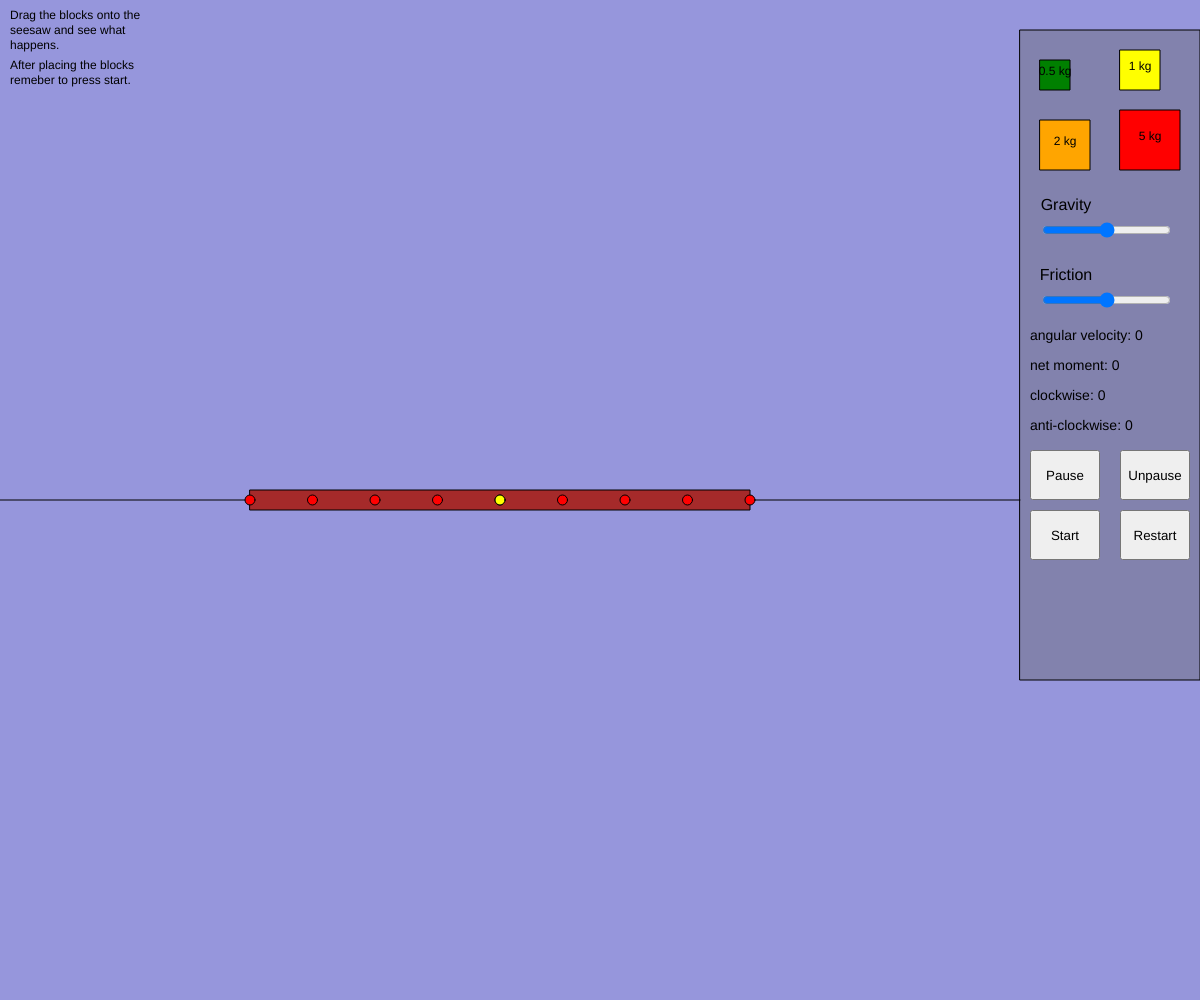
Frame 1 (no input)
Frame 60 (no input): identical to frame 1, image omitted
Frame 120 (the mouse pressed at the canvas centre since frame 60): identical to frame 1, image omitted

The p5.js sketch that drew this single still picture (run headless with seeded random() and noise() and a simulated clock; from frame 60 on, the mouse is pressed at the canvas centre):

// p5.js sketch
// ── sketch.js
//general varibles
let pivot;
let blockNum = 5;
let blocks = [];
let joints = [];
let draggingBlock = false;
let offset = 200;
let start = false;

//toolbar variables
let button1;
let button2;
let button3;
let button4;
let gravitySlider;
let gravity;
let frictionSlider;
let friction;

//math variables 
let ang = 0;
let angVel = 0;
let angAccel = 0;
let netForce = 0;
let clockwiseMoments = 0;
let antiClockwiseMoments = 0;
let balanced;

function setup() {
  createCanvas(windowWidth, windowHeight);
  //pivot in centre of the simulation area(excluding toolbar area)
  pivot = new Joint("yellow", (width - offset) / 2, height / 2);
  //buttons for blocks
  button1 = new Button("green", width - 160, 60, 30, 30, 0.5);
  button2 = new Button("yellow", width - 80, 50, 40, 40, 1);
  button3 = new Button("orange", width - 160, 120, 50, 50, 2);
  button4 = new Button("red", width - 80, 110, 60, 60, 5);
  //sliders for different forces
  gravitySlider = createSlider(0,20,10);
  gravitySlider.position(width - 160, 220);
  frictionSlider = createSlider(0,20,10);
  frictionSlider.position(width - 160, 290);
  friction = frictionSlider.value;
  //control buttons
  let startButton = createButton("Start");
  startButton.size(70, 50);
  startButton.position(width - 170, 650 - 140);
  startButton.mousePressed(function () {
    gravity = gravitySlider.value();//define forces based on inputs
    friction = frictionSlider.value()/10000;
    start = true;
  });
  
  let restartButton = createButton("Restart");
  restartButton.size(70, 50);
  restartButton.position(width - 80, 650 - 140);
  restartButton.mousePressed(function () {
    //restart resets everything
    start = false;
    balanced = false;
    netForce = 0;
    clockwiseMoments = 0;
    antiClockwiseMoments = 0;
    ang = 0;
    angVel = 0;
    angAccel = 0;
  });
  
  let pauseButton = createButton("Pause");
  pauseButton.size(70, 50);
  pauseButton.position(width - 170, 650 - 200);
  pauseButton.mousePressed(function(){
    //pause button stops the draw loop
    noLoop()
  })
  let unpauseButton = createButton("Unpause");
  unpauseButton.size(70, 50);
  unpauseButton.position(width - 80, 650 - 200);
  unpauseButton.mousePressed(function(){
    //unpause button restarts the draw loop
    loop()
  })
}

function draw() {
  background(150, 150, 220);
  toolBar();
  line(0, height / 2, width - 180, height / 2);//line for reference
  fill("yellow")
  arc((width-offset)/2,height/2,50,50,0,ang,PIE)//rotational angle measured ()
  
  push();
  translate(pivot.pos.x, pivot.pos.y);//origin at pivot
  rotate(ang);
  seeSaw(((width - offset) * 1) / 2);//seesaw occupies 3/4 width of simualtion area
  translate(0-(width-200)/2, 0-height/2);//translate back to original origin for block pos
  if (blocks.length > 0) {
    for (let i = 0; i < blockNum; i++) {
      if (i < blocks.length) {
        blocks[i].display();//draw blocks
      }
    }
  }
  pop();
  
  if (balanced){
    //if balanced show message
    fill(color(100,220,100))
    textSize(30)
    text("Perfectly Balanced",(width-offset)/2,height/4)
    textSize(12)
  }
  pivot.display();//draw pivot
}

function seeSaw(rectWidth) {
  fill("brown");
  rectMode(CENTER);
  rect(0, 0, rectWidth, 20);
  for (i = 0; i < 9; i++) {
    joints.push(new Joint("red", 0 - rectWidth / 2 + (rectWidth / 8) * i, 0));//attach 9 joints to evenly on seesaw (divides seesaw into 8 parts)
    joints[i].display();
  } 

  if (start == true) {
    if (blocks.length > 0) {
      for (let i = 0; i < blockNum; i++) {
        if (i < blocks.length) {
          blocks[i].calculate(gravity);//calculate everything at the start
        
          netForce += blocks[i].forceApplied;//netForce to determine final direction(clockwise or anti-clockwise) and magnitude (how fast seesaw rotates) by adding all blocks forceApplied together
          if (blocks[i].forceApplied > 0){
            clockwiseMoments += blocks[i].forceApplied;
          } else if (blocks[i].forceApplied < 0) {
            antiClockwiseMoments += blocks[i].forceApplied;
          }
          angAccel = (netForce/50000)/blocks[i].mass; //acceleration = force/mass
        }
      }
    }
    
    if (netForce == 0) {
        balanced = true;//if no acceleration its balanced
    }
    
    //force acting on angles
    angVel += angAccel;
    ang += angVel;
    
    //friction slows down seesaw
    angVel = angVel * (1 - friction);
    netForce = netForce * (1 - friction);
    clockwiseMoments = clockwiseMoments * (1 - friction);
    antiClockwiseMoments = antiClockwiseMoments * (1 - friction);
   }
}

function mouseDragged() {
  if (start == false) {
    //if currently not dragging block
    if (!draggingBlock) {
      //button detects mouse click
      if (button1.detect()) {
        //button spawns a new block at mouse pos into blocks array
        blocks.push(new Block("green", 30, 30, mouseX - 15, mouseY - 15,0.5));
        draggingBlock = true;
      } else if (button2.detect()) {
        blocks.push(new Block("yellow", 40, 40, mouseX - 20, mouseY - 20,1));
        draggingBlock = true;
      } else if (button3.detect()) {
        blocks.push(new Block("orange", 50, 50, mouseX - 25, mouseY - 25,2));
        draggingBlock = true;
      } else if (button4.detect()) {
        blocks.push(new Block("red", 60, 60, mouseX - 30, mouseY - 30,5));
        draggingBlock = true;
      }
    }

    //Check for blocks
    if (blocks.length > 0) {
      for (let i = 0; i < blockNum; i++) {
        if (i < blocks.length) {
          blocks[i].drag();//drag already existing blocks when mouse come into contact with them
          if (blocks[i].drag()){//check only if current block is dragged
            blocks[i].joinJoints();//join block to joint after dragging block to that joint
          }
        }
      }
    }
  }
}

function mouseReleased() {
  draggingBlock = false;//no longer dragging when mouse released
  for (i=0;i<blockNum;i++){
    if (i<blocks.length){
      if (blocks[i].connectedTo == null){
        //if blocks not connected to a joint when mouse is released
        blocks.splice(i,1);//delete block
      }
    }
  }
}

function toolBar() {
  rectMode(CORNER);
  fill(100, 100, 100, 100);
  rect(width - 180, 30, 180, 650);//toolbar area
  //buttons for blocks
  button1.display();
  button2.display();
  button3.display();
  button4.display();
  textSize(16);
  //labels
  text("Gravity", width - 134, 210);
  text("Friction", width - 134, 280);
  textAlign(LEFT);
  textSize(14)
  text(`angular velocity: ${round(degrees(angVel) * 10)}`, width - 170, 340);
  text(`net moment: ${round(netForce)}`, width - 170, 370);
  netForce = 0;//reset force after displaying it
  text(`clockwise: ${round(abs(clockwiseMoments))}`, width - 170, 400);
  clockwiseMoments = 0;
  text(`anti-clockwise: ${round(abs(antiClockwiseMoments))}`, width - 170, 430);
  antiClockwiseMoments = 0;
  textSize(12);
  //guide
  textWrap(WORD);
  text("Drag the blocks onto the seesaw and see what happens.", 10, 10, 170);
  text("After placing the blocks remeber to press start.", 10, 60, 170);
  textAlign(CENTER);
}


class Block {
  constructor(col, w, h, x, y,mass) {
    this.col = col;
    this.size = createVector(w, h);
    this.pos = createVector(x, y);
    this.mass = mass
    this.joint = new Joint(color(100,220,100), this.pos.x + this.size.x/2, this.pos.y + this.size.y);//each block comes with a joint to connect to seesaw joint
    this.connectedTo = null;//connected to nothing
  }
  
  calculate(g) {//calculates force exerted by block on seesaw
    this.displacement = (-4 + this.connectedTo);//displacement based on distance from pivot
    if (this.displacement < 0){
      this.sine = sin(ang - PI/2);//adjust the 0 degs to facing north
    } else if (this.displacement > 0) {
      this.sine = sin(ang + PI/2);
    }
    this.forceApplied = g * this.mass * abs(this.displacement) * this.sine;//moment formula
    
    //positive or negative moment applied depending on distance from pivot (right is positive and clockwise)
  }
  
  joinJoints(){//connects blocks to joints
    for (i=0;i<joints.length;i++){
      this.joint.connect(joints[i].pos.x + (width - 200)/2, joints[i].pos.y + height/2); //connect this joint to all joints on seesaw
      if (this.joint.connected){
        this.connectedTo = i % 9;//identifies which specific joint block is connected to when connected returns true
      }
    }
    if (this.connectedTo != null){//if joint is connected
      this.joint.connect(joints[this.connectedTo].pos.x + (width - 200)/2, joints[this.connectedTo].pos.y + height/2); //connect this joint with the specific joint identified
      if (this.joint.connected == false){//if joint no longer connected 
        this.connectedTo = null;// not connected to anything
      }
    }
  }
  
  display() {
    this.pos.x = this.joint.pos.x - this.size.x/2;
    this.pos.y = this.joint.pos.y - this.size.y;
    //position if block dependent on joint so if its joint connects block also connects
    
    fill(this.col);
    rect(this.pos.x + this.size.x/2, this.pos.y + this.size.y/2, this.size.x, this.size.y);//draw block
    
    this.joint.display();//draw joint
  }

  //if mouse is within block then move block position (dependent on joint pos) with mouse
  drag() {
    if (
      mouseX > this.pos.x &&
      mouseY > this.pos.y &&
      mouseX < this.pos.x + this.size.x &&
      mouseY < this.pos.y + this.size.y
    ) {
      this.joint.pos.x = mouseX;
      this.joint.pos.y = mouseY + this.size.y/2;
      return true;
    }
  }
}

//Creates buttons for different blocks
class Button {
  constructor(col, x, y, w, h, mass) {
    this.col = col;
    this.size = createVector(w, h);
    this.pos = createVector(x, y);
    this.mass = mass;
  }

  display() {//draws button
    fill(this.col);
    rect(this.pos.x, this.pos.y, this.size.x, this.size.y);
    fill(0);
    textAlign(CENTER);
    text(`${this.mass} kg`, this.pos.x + this.size.x / 2, this.pos.y + this.size.y / 2);//labels buttons according to mass of block it represents
  }
  
  //detects if mouse position is within button
  detect() {
    if (
      mouseX > this.pos.x &&
      mouseY > this.pos.y &&
      mouseX < this.pos.x + this.size.x &&
      mouseY < this.pos.y + this.size.y
    ) {
      return true; //collision detected
    }
  }
}

class Joint {
  constructor(col, x, y) {
    this.radius = 10;
    this.col = col;
    this.pos = createVector(x, y);
    this.connected = false;
  }

  connect(x2, y2) {
    let hit = createVector(x2, y2); //other joint that this joint will connect to
    
    if (dist(this.pos.x, this.pos.y, hit.x, hit.y) < this.radius) { //checks collision detection for joints
      this.pos = hit;//connect this joint to other hit pos
      this.connected = true;
    }else {
      this.connected = false;
    }
  }

  display() {//draws joint
    fill(this.col);
    circle(this.pos.x, this.pos.y, this.radius);
  }
}
